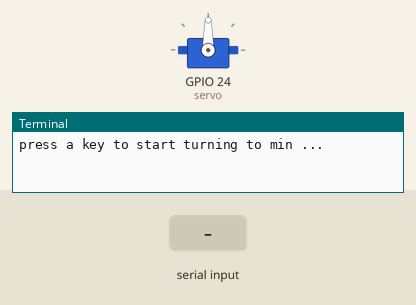
Recording of a program running on a simulated Raspberry Pi (BCM pin numbers). On the bench: servo, the last lines printed to the terminal. The inputs (shaded band) are chosen by the test bench. Servo angles are drawn from the pulse width (0.5 ms = 0°, 2.5 ms = 180°).

Above: at 1.2 s.
1.3 s: "1" typed at the terminal, then Enter
At 2.4 s:
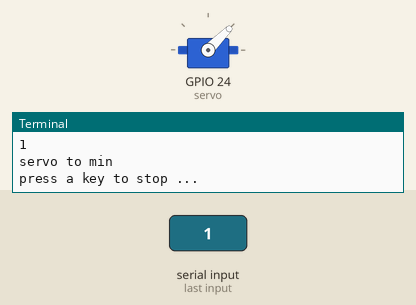
2.8 s: "0" typed at the terminal, then Enter
4.3 s: "2" typed at the terminal, then Enter
At 4.6 s:
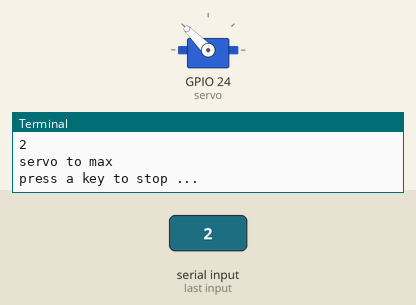
Timing chart, 0 to 7.3 s (numbered marks = the images above; inputs shaded):
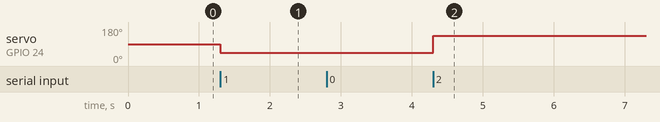

Measured:
- after the input at 1.3 s, servo on GPIO 24 (servo): 90° → 45° at once
- after the input at 4.3 s, servo on GPIO 24 (servo): 45° → 135° at once

The program:

servo_test.py
```python
#!/usr/bin/env python3

from gpiozero import Servo
from time import sleep
servo = Servo(24)

try:
    servo.detach()

    input("press a key to start turning to min ...")
    print("servo to min")
    servo.min()
    input("press a key to stop ...")
    servo.detach()

    input("press a key to start turning to max ...")
    print("servo to max")
    servo.max()
    input("press a key to stop ...")
    servo.detach()

except Exception as e:
    print("ERROR",e)
```
